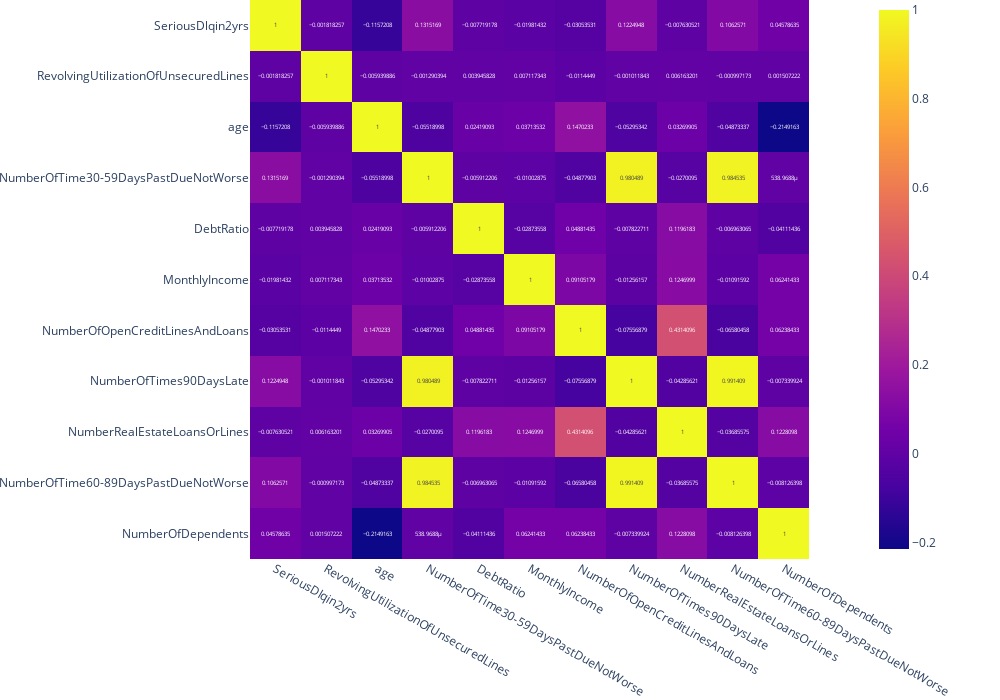

The notebook cell saved with this chart:
### Code cell
corr = training_data.corr()

corr_heatmap = px.imshow(corr, text_auto=True)
corr_heatmap.update_layout(width=1000,height=700,margin=dict(t=0,b=0,l=0,r=0))
corr_heatmap.show()

### Figure 1 — Plotly figure (JSON) as saved in the notebook; plotly's stock layout.template omitted (floating-point values rounded to 4 significant figures)
{"data": [{"coloraxis": "coloraxis", "hovertemplate": "x: %{x}<br>y: %{y}<br>color: %{z}<extra></extra>", "name": "0", "texttemplate": "%{z}", "type": "heatmap", "x": ["SeriousDlqin2yrs", "RevolvingUtilizationOfUnsecuredLines", "age", "NumberOfTime30-59DaysPastDueNotWorse", "DebtRatio", "MonthlyIncome", "NumberOfOpenCreditLinesAndLoans", "NumberOfTimes90DaysLate", "NumberRealEstateLoansOrLines", "NumberOfTime60-89DaysPastDueNotWorse", "NumberOfDependents"], "xaxis": "x", "y": ["SeriousDlqin2yrs", "RevolvingUtilizationOfUnsecuredLines", "age", "NumberOfTime30-59DaysPastDueNotWorse", "DebtRatio", "MonthlyIncome", "NumberOfOpenCreditLinesAndLoans", "NumberOfTimes90DaysLate", "NumberRealEstateLoansOrLines", "NumberOfTime60-89DaysPastDueNotWorse", "NumberOfDependents"], "yaxis": "y", "z": [[1, -0.001818, -0.1157, 0.1315, -0.007719, -0.01981, -0.03054, 0.1225, -0.007631, 0.1063, 0.04579], [-0.001818, 1, -0.00594, -0.00129, 0.003946, 0.007117, -0.01144, -0.001012, 0.006163, -0.0009972, 0.001507], [-0.1157, -0.00594, 1, -0.05519, 0.02419, 0.03714, 0.147, -0.05295, 0.0327, -0.04873, -0.2149], [0.1315, -0.00129, -0.05519, 1, -0.005912, -0.01003, -0.04878, 0.9805, -0.02701, 0.9845, 0.000539], [-0.007719, 0.003946, 0.02419, -0.005912, 1, -0.02874, 0.04881, -0.007823, 0.1196, -0.006963, -0.04111], [-0.01981, 0.007117, 0.03714, -0.01003, -0.02874, 1, 0.09105, -0.01256, 0.1247, -0.01092, 0.06241], [-0.03054, -0.01144, 0.147, -0.04878, 0.04881, 0.09105, 1, -0.07557, 0.4314, -0.0658, 0.06238], [0.1225, -0.001012, -0.05295, 0.9805, -0.007823, -0.01256, -0.07557, 1, -0.04286, 0.9914, -0.00734], [-0.007631, 0.006163, 0.0327, -0.02701, 0.1196, 0.1247, 0.4314, -0.04286, 1, -0.03686, 0.1228], [0.1063, -0.0009972, -0.04873, 0.9845, -0.006963, -0.01092, -0.0658, 0.9914, -0.03686, 1, -0.008126], [0.04579, 0.001507, -0.2149, 0.000539, -0.04111, 0.06241, 0.06238, -0.00734, 0.1228, -0.008126, 1]]}], "layout": {"coloraxis": {"colorscale": [[0, "#0d0887"], [0.1111, "#46039f"], [0.2222, "#7201a8"], [0.3333, "#9c179e"], [0.4444, "#bd3786"], [0.5556, "#d8576b"], [0.6667, "#ed7953"], [0.7778, "#fb9f3a"], [0.8889, "#fdca26"], [1, "#f0f921"]]}, "height": 700, "margin": {"b": 0, "l": 0, "r": 0, "t": 0}, "width": 1000, "xaxis": {"anchor": "y", "autorange": false, "constrain": "domain", "domain": [0.07044, 0.9296], "range": [-0.5, 10.5], "scaleanchor": "y", "type": "category"}, "yaxis": {"anchor": "x", "autorange": false, "constrain": "domain", "domain": [0, 1], "range": [10.5, -0.5], "type": "category"}}}
